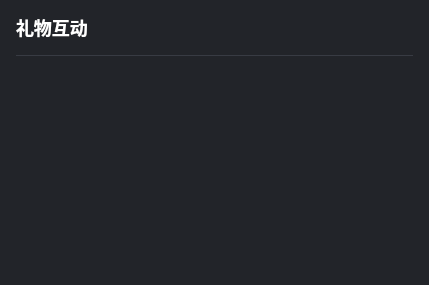
                   <widget class="QWidget" name="widget_35" native="true">
                    <property name="minimumSize">
                     <size>
                      <width>429</width>
                      <height>285</height>
                     </size>
                    </property>
                    <property name="maximumSize">
                     <size>
                      <width>16777215</width>
                      <height>285</height>
                     </size>
                    </property>
                    <property name="styleSheet">
                     <string notr="true">background: #222429;
border-radius: 12px;</string>
                    </property>
                    <layout class="QVBoxLayout" name="verticalLayout_33">
                     <property name="spacing">
                      <number>16</number>
                     </property>
                     <property name="leftMargin">
                      <number>16</number>
                     </property>
                     <property name="topMargin">
                      <number>0</number>
                     </property>
                     <property name="rightMargin">
                      <number>16</number>
                     </property>
                     <property name="bottomMargin">
                      <number>16</number>
                     </property>
                     <item>
                      <widget class="QWidget" name="widget_43" native="true">
                       <property name="minimumSize">
                        <size>
                         <width>0</width>
                         <height>56</height>
                        </size>
                       </property>
                       <property name="maximumSize">
                        <size>
                         <width>16777215</width>
                         <height>56</height>
                        </size>
                       </property>
                       <property name="styleSheet">
                        <string notr="true">QWidget#widget_43{
    border-bottom: 1px solid #383B43;
border-radius: 0px;
    }</string>
                       </property>
                       <layout class="QHBoxLayout" name="horizontalLayout_28">
                        <property name="spacing">
                         <number>0</number>
                        </property>
                        <property name="leftMargin">
                         <number>0</number>
                        </property>
                        <property name="topMargin">
                         <number>0</number>
                        </property>
                        <property name="rightMargin">
                         <number>0</number>
                        </property>
                        <property name="bottomMargin">
                         <number>1</number>
                        </property>
                        <item>
                         <widget class="QLabel" name="label_27">
                          <property name="styleSheet">
                           <string notr="true">font-family: &quot;微软雅黑&quot;;
font-weight: 500;
font-size: 18px;
color: #FFFFFF;
line-height: 25px;
text-align: left;
font-style: normal;</string>
                          </property>
                          <property name="text">
                           <string>礼物互动</string>
                          </property>
                         </widget>
                        </item>
                        <item>
                         <spacer name="horizontalSpacer_11">
                          <property name="orientation">
                           <enum>Qt::Horizontal</enum>
                          </property>
                          <property name="sizeHint" stdset="0">
                           <size>
                            <width>40</width>
                            <height>20</height>
                           </size>
                          </property>
                         </spacer>
                        </item>
                       </layout>
                      </widget>
                     </item>
                     <item>
                      <widget class="QListWidget" name="giftList"/>
                     </item>
                    </layout>
                   </widget>
